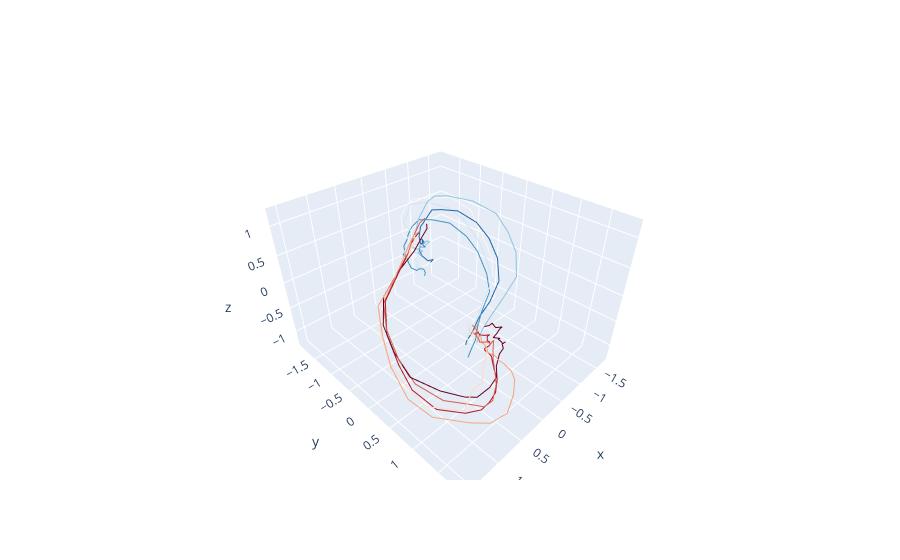

The notebook cell this image was saved under:
### Code cell
fig = go.Figure()
num_time_points = Y.shape[-1]

color_scale = px.colors.diverging.RdBu 
for k in range(K):
    x = Y[k, 0, :]
    y = Y[k, 1, :]
    z = Y[k, 2, :]

    color_index = int(k / K * (len(color_scale) - 1))  # Scale the index to the length of the color scale

    fig.add_trace(go.Scatter3d(
        x=x,
        y=y,
        z=z,
        mode='lines',
        line=dict(color=color_scale[color_index]),
        showlegend=False
    ))

fig.show()
